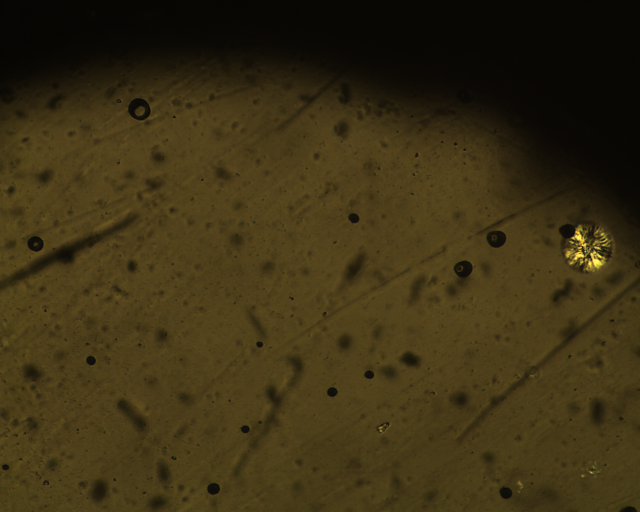
#> input picture P3_Polymer_Crystallisation/GR_data/Images/group6_45C_11.tiff, 1280 x 1024 px (shown at 1/2 size)
$ python -i initialisation.py   (imports and definitions only)
#> lines starting #> are read from the running program, lines starting #| are printed output that depends on the picture; after the words box and inside, x2 and y2 are one past the last pixel; in counts of white or black regions, pixels touching at a corner belong together
"""
initialisation.py
-----------------
Functions to build the initial phase-field order parameter array phi(x, y).

Convention
----------
  phi = 1  inside the inclusion  (Cr2O3)
  phi = 0  in the surrounding melt

The interface between the two phases is diffuse, with a smooth tanh profile
applied over INTERFACE_WIDTH grid cells.

Inclusion geometries available
-------------------------------
  1. irregular_polygon  – a randomised convex or non-convex polygon meant to
                          mimic the angular, spalled shape of oxide fragments.
                          This is the physically appropriate starting geometry.
  2. ellipse            – useful as a reference / sanity check (should remain
                          approximately elliptical as it relaxes).
  3. from_image         – digitise an inclusion boundary from a micrograph PNG.
"""

import numpy as np
from scipy.ndimage import distance_transform_edt
from skimage.draw import polygon as sk_polygon
from skimage.io import imread
from skimage.color import rgb2gray
from skimage.filters import threshold_otsu

# Smooth step: tanh interface profile
# -----------------------------------

def _apply_tanh_interface(mask: np.ndarray, interface_width: float) -> np.ndarray:
    """
    Convert a binary mask (1 inside, 0 outside) into a smooth phase-field
    profile using the signed distance function and a tanh transition.

    Parameters
    ----------
    mask : np.ndarray  (Ny, Nx), dtype bool
        Binary inclusion mask.
    interface_width : float
        Half-width of the diffuse interface in pixels.

    Returns
    -------
    phi : np.ndarray  (Ny, Nx), float64, values in [0, 1]
    """
    # Signed distance: positive inside, negative outside
    dist_in  = distance_transform_edt(mask)
    dist_out = distance_transform_edt(~mask)
    signed_dist = dist_in - dist_out  # pixels

    phi = 0.5 * (1.0 + np.tanh(signed_dist / interface_width))
    return phi

# Geometry 1: irregular polygon
# -----------------------------

# [110 lines left out: functions irregular_polygon, ellipse, not called in this run]

# Geometry 3: from micrograph image
# ---------------------------------

def from_image(
    image_path: str,
    grid_shape: tuple = None,
    interface_width: float = 3.0,
    invert: bool = False,
) -> np.ndarray:
    """
    Extract an inclusion mask from a micrograph image (PNG/TIF/JPG).

    The image should contain a single dark inclusion on a lighter background
    (or vice versa — use invert=True).  An Otsu threshold is applied to
    binarise the image.

    Parameters
    ----------
    image_path : str
        Path to the micrograph image.
    grid_shape : (Ny, Nx), optional
        If given, the extracted mask is resized to this shape.
        If None, the image's native resolution is used.
    interface_width : float
    invert : bool
        Set True if the inclusion is bright on a dark background.

    Returns
    -------
    phi : np.ndarray  (Ny, Nx), float64
    """
#> called with interface_width = 3, invert = False
    from skimage.transform import resize

    img  = imread(image_path)
#> img is the input picture: shape (1024, 1280, 3); mean R, G, B 59.4, 48.2, 20.3
    gray = rgb2gray(img) if img.ndim == 3 else img.astype(float)
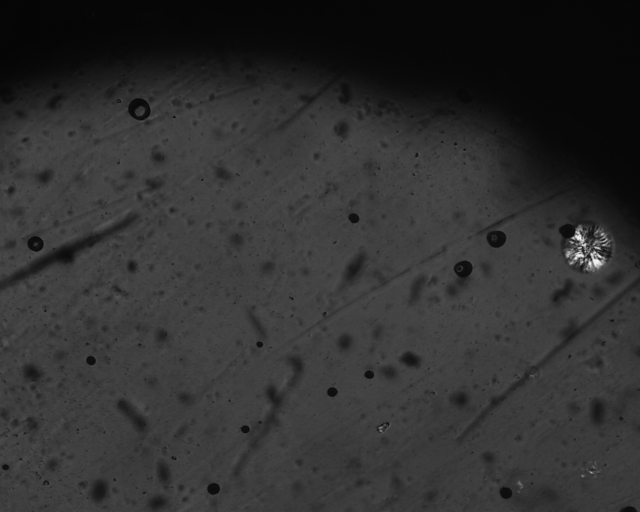
#> gray: shape (1024, 1280) float64 (shown at 1/2 size); min 0.0171, max 0.959, mean 0.19

    thresh = threshold_otsu(gray)
#> thresh = 0.144
    mask   = gray < thresh   # dark inclusion
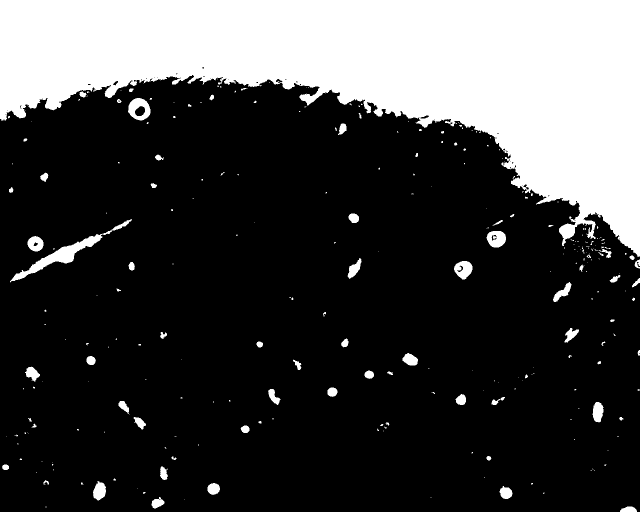
#> mask: shape (1024, 1280) bool (shown at 1/2 size); 25.8% white; 274 white regions (193 under 20 px), largest, box (x1, y1, x2, y2) and area: (0, 0, 1280, 514) 316645, (20, 438, 264, 565) 3754, (256, 196, 301, 241) 1236
    if invert:
        mask = ~mask

    if grid_shape is not None and gray.shape != grid_shape:
        mask = resize(mask.astype(float), grid_shape, order=0) > 0.5

    return _apply_tanh_interface(mask, interface_width)
#> in _apply_tanh_interface, `dist_in  = distance_transform_edt(mask)`:
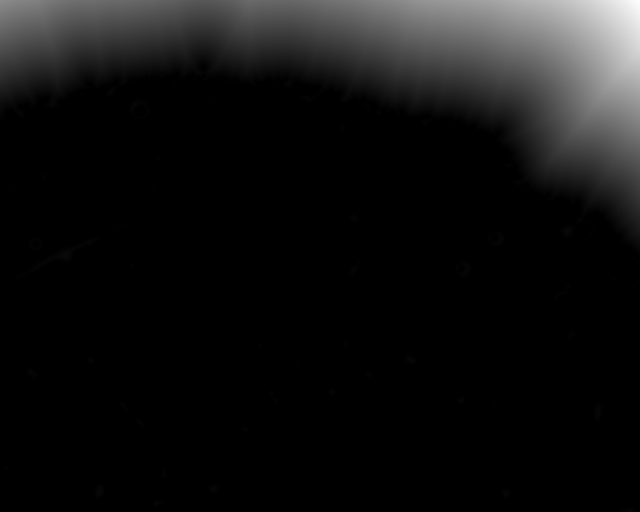
#> dist_in: shape (1024, 1280) float64 (shown at 1/2 size); min 0, max 388.4, mean 27.3; drawn with min black and max white
#> in _apply_tanh_interface, `dist_out = distance_transform_edt(~mask)`:
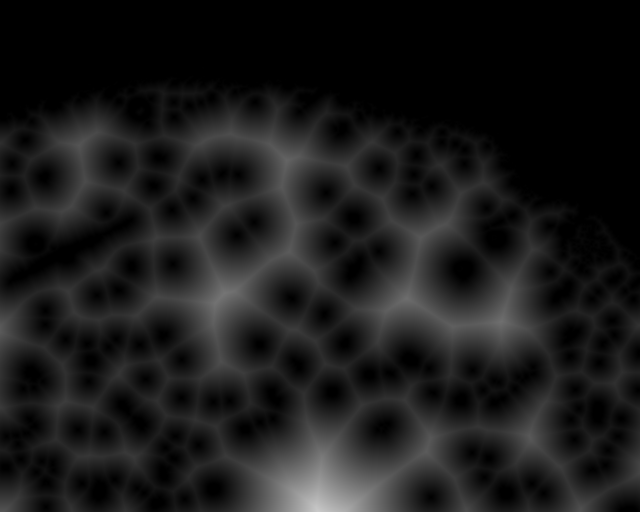
#> dist_out: shape (1024, 1280) float64 (shown at 1/2 size); min 0, max 201, mean 26.6
#> in _apply_tanh_interface, `signed_dist = dist_in - dist_out`:
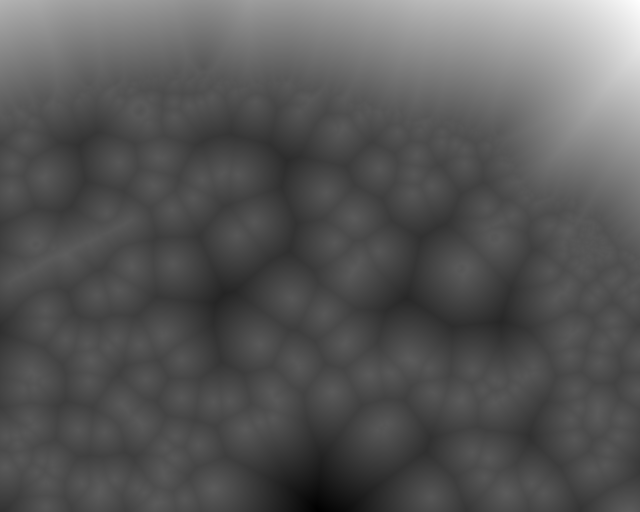
#> signed_dist: shape (1024, 1280) float64 (shown at 1/2 size); min -201, max 388.4, mean 0.7; drawn with min black and max white
#> in _apply_tanh_interface, `phi = 0.5 * (1.0 + np.tanh(signed_dist / interface_width))`:
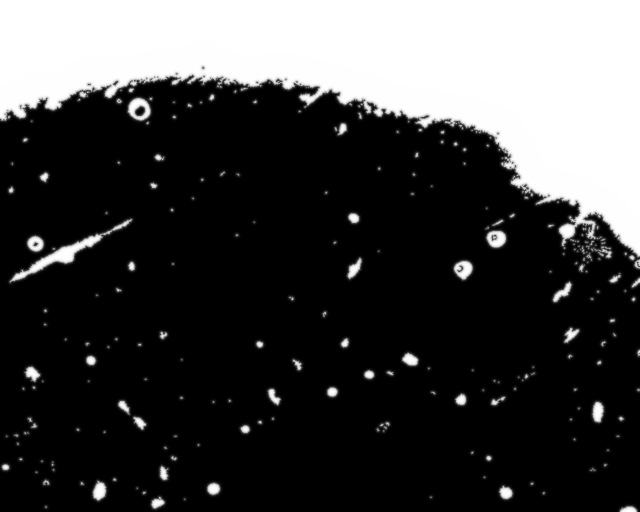
#> phi: shape (1024, 1280) float64 (shown at 1/2 size); min 0, max 1, mean 0.26

>>> result = from_image('../../../P3_Polymer_Crystallisation/GR_data/Images/group6_45C_11.tiff')
